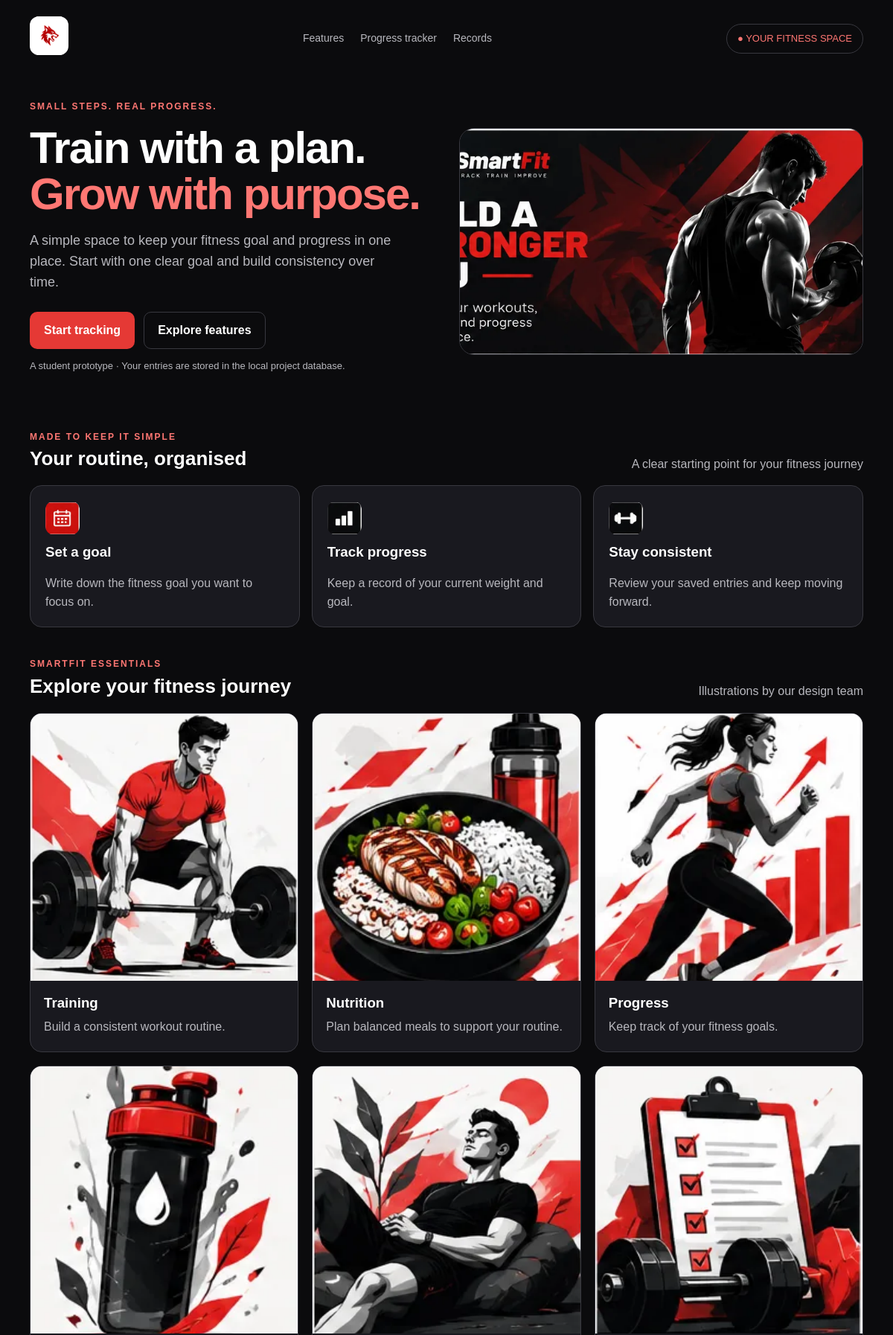
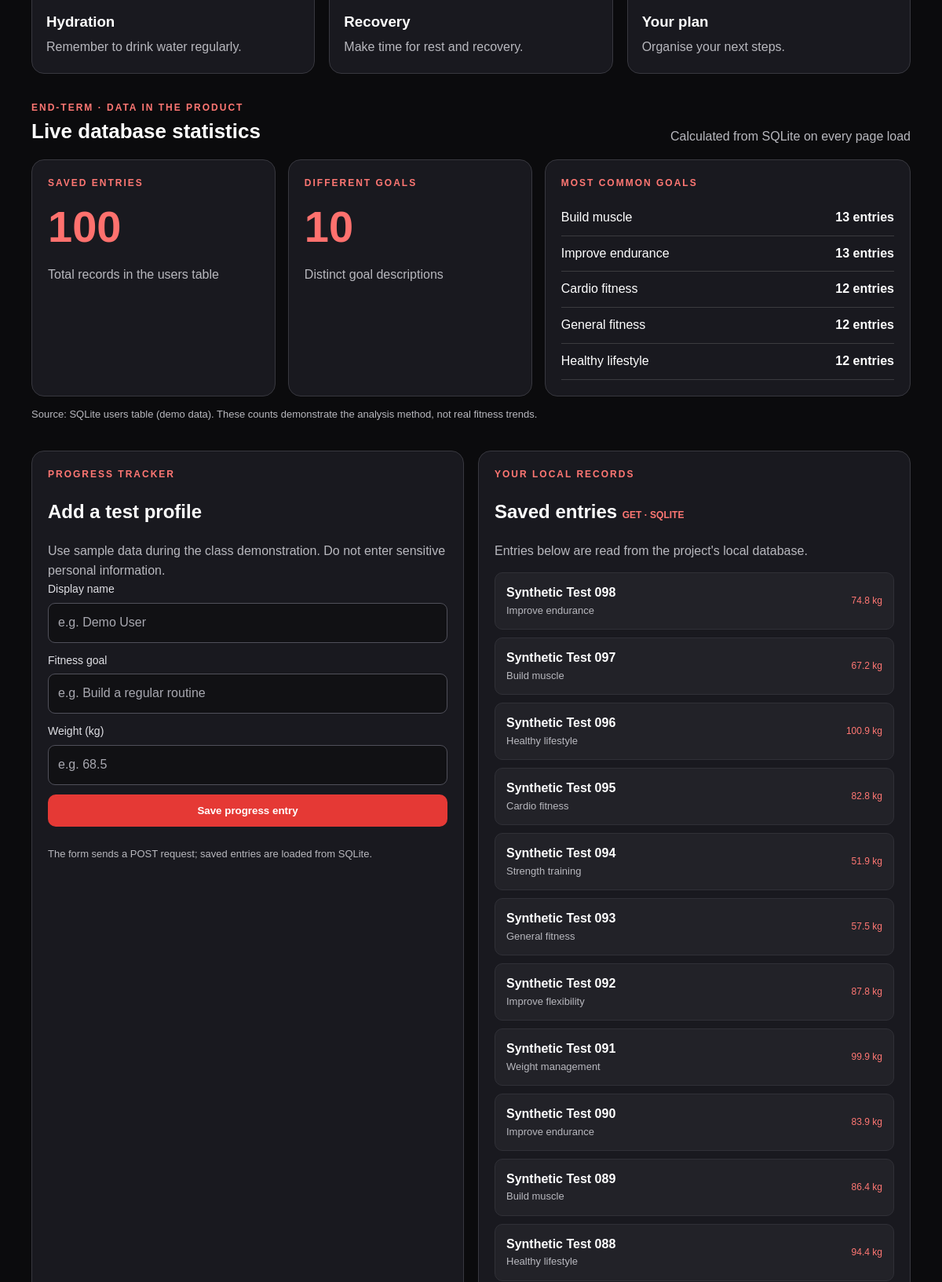
The page / (upper part) on the database its author committed (2 pictures, top to bottom).
### tables this page shows
CREATE TABLE users (id INTEGER PRIMARY KEY AUTOINCREMENT, name TEXT NOT NULL, goal TEXT NOT NULL, weight REAL NOT NULL CHECK(weight > 0));

### main.py (the view)
@app.get("/", response_class=HTMLResponse)
async def read_root(request: Request, message: str = ""):
    with closing(sqlite3.connect(DB_PATH)) as conn:
        users = conn.execute("SELECT id, name, goal, weight FROM users ORDER BY id DESC").fetchall()
        stats = conn.execute("SELECT COUNT(*), COUNT(DISTINCT LOWER(TRIM(goal))) FROM users").fetchone()
        goal_counts = conn.execute(
            "SELECT goal, COUNT(*) AS entries FROM users "
            "GROUP BY LOWER(TRIM(goal)) ORDER BY entries DESC, goal ASC LIMIT 5"
        ).fetchall()
    return templates.TemplateResponse(request, "index.html", {"users": users, "message": message, "stats": stats, "goal_counts": goal_counts})

### templates/index.html (shortened to what this page needs)
<!doctype html>
<html lang="en">
<head>
    <link rel="stylesheet" href="/static/css/style.css">
</head>
<body>
    <div class="wrap">
        <header class="topbar"><a href="/" aria-label="SmartFit home"><img class="logo" src="/static/img/wolf-logo.jpg" alt="SmartFit wolf logo"></a><nav class="nav" aria-label="Main navigation"><a href="#features">Features</a><a href="#tracker">Progress tracker</a><a href="#records">Records</a></nav><span class="pill">● YOUR FITNESS SPACE</span></header>
        <main>
            <section class="hero"><div><div class="eyebrow">Small steps. Real progress.</div><h1>Train with a plan.<br><span>Grow with purpose.</span></h1><p class="lead">A simple space to keep your fitness goal and progress in one place. Start with one clear goal and build consistency over time.</p><div class="actions"><a class="btn" href="#tracker">Start tracking</a><a class="btn secondary" href="#features">Explore features</a></div><p class="hint">A student prototype · Your entries are stored in the local project database.</p></div><div><img class="hero-img" src="/static/img/fitness-hero-team.webp" alt="SmartFit red and black fitness banner with athlete lifting a dumbbell"></div></section>
            <section id="features"><div class="section-head"><div><div class="eyebrow">Made to keep it simple</div><h2>Your routine, organised</h2></div><span class="muted">A clear starting point for your fitness journey</span></div><div class="grid"><article class="card"><img class="feature-icon" src="/static/img/plan-icon.webp" alt="" aria-hidden="true"><h3>Set a goal</h3><p class="muted">Write down the fitness goal you want to focus on.</p></article><article class="card"><img class="feature-icon" src="/static/img/progress-icon.webp" alt="" aria-hidden="true"><h3>Track progress</h3><p class="muted">Keep a record of your current weight and goal.</p></article><article class="card"><img class="feature-icon pulse" src="/static/img/workout-icon.webp" alt="" aria-hidden="true"><h3>Stay consistent</h3><p class="muted">Review your saved entries and keep moving forward.</p></article></div></section>
            <section class="media-gallery" id="media-gallery"><div class="section-head"><div><div class="eyebrow">SMARTFIT ESSENTIALS</div><h2>Explore your fitness journey</h2></div><span class="muted">Illustrations by our design team</span></div><div class="media-grid"><article class="media-card"><img loading="lazy" src="/static/img/workout-illustration.webp" alt="Training fitness illustration"><div class="media-copy"><h3>Training</h3><p class="muted">Build a consistent workout routine.</p></div></article><article class="media-card"><img loading="lazy" src="/static/img/nutrition-illustration.webp" alt="Nutrition fitness illustration"><div class="media-copy"><h3>Nutrition</h3><p class="muted">Plan balanced meals to support your routine.</p></div></article><article class="media-card"><img loading="lazy" src="/static/img/progress-illustration.webp" alt="Progress fitness illustration"><div class="media-copy"><h3>Progress</h3><p class="muted">Keep track of your fitness goals.</p></div></article><article class="media-card"><img loading="lazy" src="/static/img/hydration-illustration.webp" alt="Hydration fitness illustration"><div class="media-copy"><h3>Hydration</h3><p class="muted">Remember to drink water regularly.</p></div></article><article class="media-card"><img loading="lazy" src="/static/img/recovery-illustration.webp" alt="Recovery fitness illustration"><div class="media-copy"><h3>Recovery</h3><p class="muted">Make time for rest and recovery.</p></div></article><article class="media-card"><img loading="lazy" src="/static/img/plan-illustration.webp" alt="Your plan fitness illustration"><div class="media-copy"><h3>Your plan</h3><p class="muted">Organise your next steps.</p></div></article></div></section>
            <section class="stats-section" id="statistics" aria-labelledby="stats-heading">
                <div class="section-head"><div><div class="eyebrow">END-TERM · DATA IN THE PRODUCT</div>
                    <h2 id="stats-heading">Live database statistics</h2></div>
                    <span class="muted">Calculated from SQLite on every page load</span></div>
                <div class="stats-grid">
                    <article class="card stat-card"><div class="eyebrow">Saved entries</div>
                        <div class="stat-number">{{ stats[0] }}</div>
                        <p class="muted">Total records in the users table</p></article>
                    <article class="card stat-card"><div class="eyebrow">Different goals</div>
                        <div class="stat-number">{{ stats[1] }}</div>
                        <p class="muted">Distinct goal descriptions</p></article>
                    <article class="card stat-card"><div class="eyebrow">Most common goals</div>
                        {% if goal_counts %}
                        <ul class="goal-stats">{% for goal, count in goal_counts %}
                            <li><span>{{ goal }}</span><strong>{{ count }} {% if count == 1 %}entry{% else %}entries{% endif %}</strong></li>
                        {% endfor %}</ul>
                        {% else %}<p class="muted">No entries yet.</p>{% endif %}
                    </article>
                </div>
                <p class="hint">Source: SQLite users table (demo data). These counts demonstrate the analysis method, not real fitness trends.</p>
            </section>
            <section class="layout" id="tracker">
                <div class="card form-card"><div class="eyebrow">Progress tracker</div><h2>Add a test profile</h2><p class="muted">Use sample data during the class demonstration. Do not enter sensitive personal information.</p>{% if message %}<div class="notice" role="status" data-toast>{{ message }}</div>{% endif %}<form id="user-form" action="/add_user" method="post"><div class="field"><label for="name">Display name</label><input id="name" name="name" maxlength="60" required placeholder="e.g. Demo User"></div><div class="field"><label for="goal">Fitness goal</label><input id="goal" name="goal" maxlength="120" required placeholder="e.g. Build a regular routine"></div><div class="field"><label for="weight">Weight (kg)</label><input id="weight" name="weight" type="number" min="1" max="500" step="0.1" required placeholder="e.g. 68.5"></div><button class="btn" type="submit">Save progress entry</button><p class="hint">The form sends a POST request; saved entries are loaded from SQLite.</p></form></div>
                <div class="card" id="records"><div class="eyebrow">Your local records</div><h2>Saved entries <span class="tag">GET · SQLITE</span></h2><p class="muted">Entries below are read from the project's local database.</p>{% if users %}<div class="user-list">{% for user in users %}<div class="user"><div><strong>{{ user[1] }}</strong><div class="hint">{{ user[2] }}</div></div><div class="tag">{{ '%.1f'|format(user[3]) }} kg</div></div>{% endfor %}</div>{% else %}<div class="empty">No entries yet. Add a test profile to see it here.</div>{% endif %}</div>
            </section>
        </main>
    </div>
</body>
</html>

### static/css/style.css (style rules this page uses)
:root { --bg: #0b0b0d; --panel: #19191f; --panel2: #222228; --text: #fff; --muted: #b8b8be; --green: #e53935; --line: #38383f; --red: #ffb0a9 }
* { box-sizing: border-box }
html { scroll-behavior: smooth; scroll-padding-top: 20px }
body { margin: 0; background: var(--bg); color: var(--text); font: 16px/1.55 Arial,Helvetica,sans-serif }
a { color: inherit }
.wrap { width: min(1120px,calc(100% - 36px)); margin: auto }
.topbar { display: flex; align-items: center; justify-content: space-between; gap: 20px; padding: 22px 0 }
.logo { width: 150px; height: auto }
.nav { display: flex; gap: 22px; color: var(--muted); font-size: 14px }
.nav a { text-decoration: none; transition: color .2s ease }
.pill { border: 1px solid var(--line); padding: 9px 14px; border-radius: 999px; color: #ff7773; font-size: 13px }
.hero { display: grid; grid-template-columns: 1fr 1fr; gap: 34px; align-items: center; padding: 30px 0 46px }
.eyebrow { color: #ff7773; font-weight: bold; letter-spacing: 2px; font-size: 12px; text-transform: uppercase }
.hero h1 { font-size: clamp(38px,5vw,64px); line-height: 1.03; letter-spacing: -2px; margin: 16px 0 }
.hero h1 span { color: #ff7773 }
.lead { color: var(--muted); max-width: 490px; font-size: 18px }
.hero-img { display: block; width: 100%; height: auto; border-radius: 20px; border: 1px solid var(--line) }
.actions { display: flex; gap: 12px; flex-wrap: wrap; margin-top: 25px }
.btn { border: 1px solid transparent; border-radius: 10px; background: var(--green); color: #fff; padding: 12px 18px; font-weight: bold; cursor: pointer; text-decoration: none; display: inline-block; text-align: center; transition: background-color .2s ease,border-color .2s ease,transform .2s ease }
.btn.secondary { background: transparent; color: var(--text); border: 1px solid var(--line) }
.section-head { display: flex; align-items: end; justify-content: space-between; gap: 18px; margin: 16px 0 }
.section-head h2 { margin: 0; font-size: 26px }
.muted { color: var(--muted) }
.grid { display: grid; grid-template-columns: repeat(3,1fr); gap: 16px }
.card { background: var(--panel); border: 1px solid var(--line); border-radius: 16px; padding: 20px }
.card h3 { margin: 8px 0 }
.card p { margin-bottom: 0 }
.layout { display: grid; grid-template-columns: 1fr 1fr; gap: 18px; margin: 36px 0 }
.form-card form { display: grid; gap: 12px }
.field { display: grid; gap: 6px }
.field label { font-size: 14px; color: #e0e0e5 }
.field input, .field select { width: 100%; min-width: 0; padding: 12px; border-radius: 9px; border: 1px solid #50505a; background: #111114; color: var(--text); font: inherit }
.field input::placeholder { color: #a8a8b0 }
.hint { font-size: 13px; color: var(--muted) }
.user-list { display: grid; gap: 10px; margin-top: 14px }
.user { padding: 13px 14px; background: var(--panel2); border: 1px solid #303037; border-radius: 10px; display: flex; justify-content: space-between; align-items: center; gap: 12px; overflow-wrap: anywhere }
.tag { color: #ff7773; font-size: 12px }
.pulse { animation: pulse 2.4s ease-in-out infinite }
.logo { width:52px;height:52px;object-fit:contain;border-radius:12px;background:#fff; }
.hero-img { width:100%;height:auto;object-fit:cover;aspect-ratio: 16 / 9; }
.feature-icon { width:46px;height:46px;object-fit:contain;border-radius:12px;display:block; }
.media-gallery { margin:40px 0 30px; }
.media-grid { display:grid;grid-template-columns:repeat(3,minmax(0,1fr));gap:18px; }
.media-card { background:var(--panel);border:1px solid var(--line);border-radius:16px;overflow:hidden; }
.media-card img { display:block;width:100%;aspect-ratio:1 / 1;object-fit:cover;background:#fff; }
.media-copy { padding:15px 18px 20px; }
.media-copy h3 { margin:0 0 6px; }
.media-copy p { margin:0; }
.stats-section { margin: 34px 0; }
.stats-grid { display: grid; grid-template-columns: 1fr 1fr 1.5fr; gap: 16px; }
.stat-card { min-width: 0; }
.stat-number { font-size: clamp(2rem, 5vw, 3.5rem); font-weight: 800; line-height: 1.2; margin: 12px 0; color: #ff716e; }
.goal-stats { list-style: none; margin: 12px 0 0; padding: 0; }
.goal-stats li { display: flex; justify-content: space-between; gap: 12px; border-bottom: 1px solid rgba(160,160,160,.25); padding: 10px 0; overflow-wrap: anywhere; }
.goal-stats strong { white-space: nowrap; }

### rows shown on the page
users: goal "Improve endurance", id "13"
users: name "Synthetic Test 098", goal "Improve endurance", weight "74.8"
users: name "Synthetic Test 097", goal "Build muscle", weight "67.2"
users: name "Synthetic Test 096", goal "Healthy lifestyle", weight "100.9"
users: name "Synthetic Test 095", goal "Cardio fitness", weight "82.8"
users: name "Synthetic Test 094", goal "Strength training", weight "51.9"
users: name "Synthetic Test 093", goal "General fitness", weight "57.5"
users: name "Synthetic Test 092", goal "Improve flexibility", weight "87.8"
users: name "Synthetic Test 091", goal "Weight management", weight "99.9"
users: name "Synthetic Test 090", goal "Improve endurance", weight "83.9"
users: name "Synthetic Test 089", goal "Build muscle", weight "86.4"
users: name "Synthetic Test 088", goal "Healthy lifestyle", weight "94.4"

### other values the page prints
{{ stats[0] }} "100"
{{ stats[1] }} "10"
{{ goal }} "Build muscle" "Cardio fitness" "General fitness" "Healthy lifestyle"
{{ count }} "13" "12" "12" "12"
